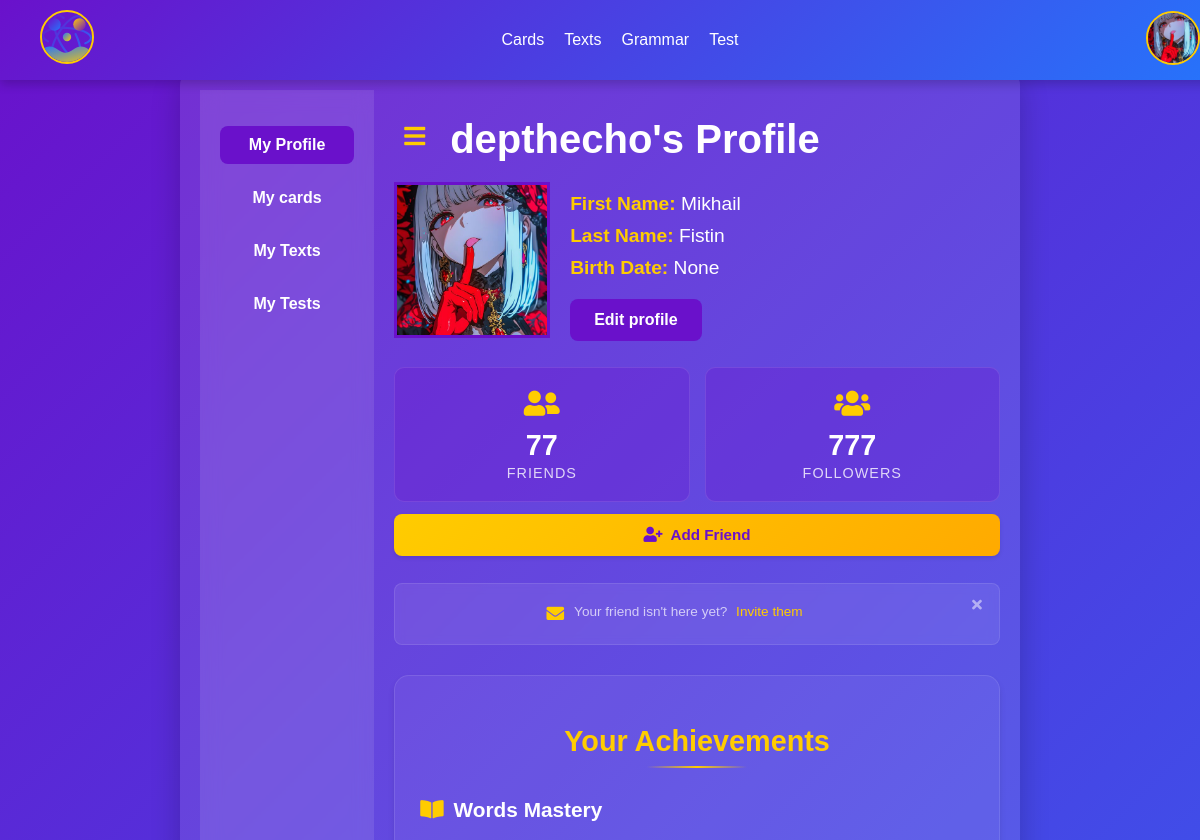
The page /profile/ (signed in, upper part) on the database as committed earlier.
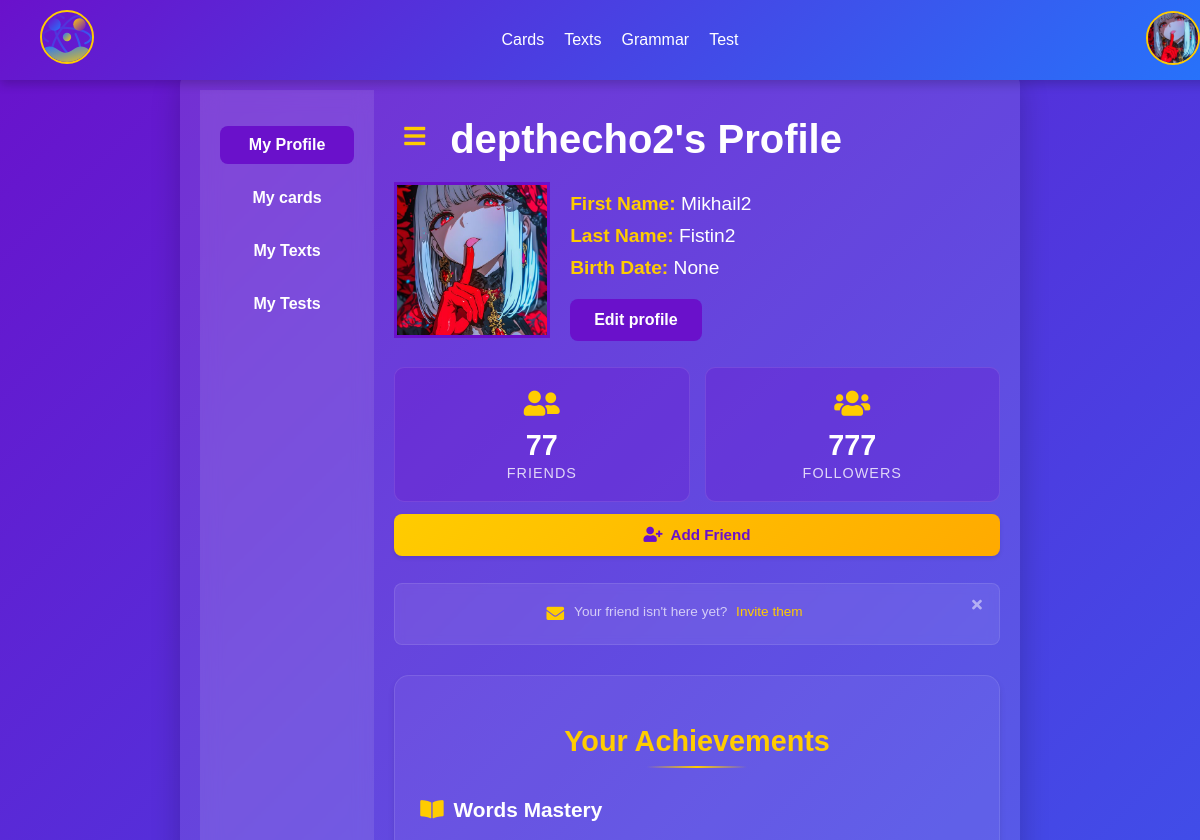
The same page on the database as committed later.
### profilepage/models.py (models this page shows, shortened)
class Profile(models.Model):
    user = models.OneToOneField(settings.AUTH_USER_MODEL, on_delete=models.CASCADE, related_name='profile')
    username = models.CharField(max_length=150, verbose_name='Username')
    email = models.EmailField(verbose_name='Email')
    first_name = models.CharField(max_length=30, verbose_name='First Name')
    last_name = models.CharField(max_length=150, verbose_name='Last Name')
    words_learned = models.PositiveIntegerField(default=0, verbose_name='Words Learned')
    texts_read = models.PositiveIntegerField(default=0, verbose_name='Texts Read')
    tests_completed = models.PositiveIntegerField(default=0, verbose_name='Tests Completed')
    streak = models.PositiveIntegerField(default=0, verbose_name='Current Streak')
    friends_count = models.PositiveIntegerField(default=0, verbose_name='Friends Count')
    followers_count = models.PositiveIntegerField(default=0, verbose_name='Followers Count')
    avatar = models.ImageField(
        upload_to=avatar_upload_path,
        default='avatars/default_user.png',
        verbose_name='Avatar'
    )
    birth_date = models.DateField(null=True, blank=True, verbose_name='Birth Date')
    study_start_date = models.DateField(auto_now_add=True, verbose_name='Study Start Date', blank=True)
    hide_first_name = models.BooleanField(default=False, verbose_name='Hide First Name')
    hide_last_name = models.BooleanField(default=False, verbose_name='Hide Last Name')
    hide_birth_date = models.BooleanField(default=False, verbose_name='Hide Birth Date')
    bio = models.TextField(max_length=500, blank=True, verbose_name='Biography')
    website = models.URLField(blank=True, verbose_name='Website')
    location = models.CharField(max_length=100, blank=True, verbose_name='Location')
    def get_achievements(self, badge_type=None):
        achievements = Achievement.objects.filter(user=self.user)
        if badge_type:
            achievements = achievements.filter(badge_type=badge_type)
        return achievements

### profilepage/views.py (the view)
# urls.py: path('', views.profile_page, name='profile'),
@login_required
def profile_page(request):
    profile_service = ProfileService(request.user)
    user_profile = profile_service.get_or_create_profile()
    profile_service.check_achievements()
    return render(request, 'profilepage/profile_page.html', {
        'profile': user_profile,
        'achievements': user_profile.get_achievements()
    })

### profilepage/services.py (called while the page is built)
    @classmethod
    def check_achievements(cls, user, profile):
        for badge_type in cls.ACHIEVEMENT_THRESHOLDS:
            cls._check_single_type(user, profile, badge_type)

    @classmethod
    def _check_single_type(cls, user, profile, badge_type):
        current_value = getattr(profile,
                                f"{badge_type}_learned" if badge_type == 'words' else f"{badge_type}_read" if badge_type == 'texts' else f"{badge_type}_completed")
        for level, threshold in cls.ACHIEVEMENT_THRESHOLDS[badge_type].items():
            if current_value >= threshold:
                Achievement.objects.get_or_create(
                    user=user,
                    badge_type=badge_type,
                    level=level,
                    defaults={'achieved_at': timezone.now()}
                )

    def get_or_create_profile(self):
        profile, _ = Profile.objects.get_or_create(
            user=self.user,
            defaults={
                'username': self.user.username,
                'email': self.user.email,
                'first_name': '',
                'last_name': ''
            }
        )
        return profile

### profilepage/templates/profilepage/profile_page.html (shortened to what this page needs)
{% extends 'mainpage/base.html' %}
{% load static %}
{% load profile_tags %}
{% block extra_css %}
    <link rel="stylesheet" href="{% static 'style/navbar.css' %}">
    <link rel="stylesheet" href="{% static 'style/profile.css' %}">
    <link rel="stylesheet" href="https://cdnjs.cloudflare.com/ajax/libs/font-awesome/5.15.4/css/all.min.css">
{% endblock %}
{% block content %}
{% include 'mainpage/navbar.html' %}
<div class="main-container">
    <div class="profile-container">
        {% include 'profilepage/sidebar.html' %}
        <div class="profile-content-wrapper">
            <div class="header-with-toggle">
                <button class="sidebar-toggle" id="sidebarToggle">
                    <i class="fas fa-bars"></i>
                </button>
                <h1>{{ profile.username }}'s Profile</h1>
            </div>
            <div class="profile-content">
                <div class="avatar-container">
                    <img src="{{ profile.avatar.url }}" alt="User Avatar" class="avatar-img">
                </div>
                <div class="user-info">
                    <p><strong>First Name:</strong> {{ profile.first_name }}</p>
                    <p><strong>Last Name:</strong> {{ profile.last_name }}</p>
                    <p><strong>Birth Date:</strong> {{ profile.birth_date }}</p>
                    <div class="buttons">
                        <a href="{% url 'update_profile' %}" class="cta-button">Edit profile</a>
                    </div>
                </div>
            </div>
            {% include 'profilepage/social_stats.html' %}
            <div class="achievements-section">
                <h2>Your Achievements</h2>
                <div class="badge-category">
                    <h3><i class="fas fa-book-open"></i> Words Mastery</h3>
                </div>
            </div>
        </div>
    </div>
</div>
{% endblock %}

### profilepage/templates/profilepage/social_stats.html
<div class="social-stats">
    <div class="social-stats-top">
        <div class="social-stat-item">
            <div class="social-stat-icon">
                <i class="fas fa-user-friends"></i>
            </div>
            <div class="social-stat-info">
                <p class="social-stat-number">{{ profile.friends_count }}</p>
                <p class="social-stat-label">Friends</p>
            </div>
        </div>
        <div class="social-stat-item">
            <div class="social-stat-icon">
                <i class="fas fa-users"></i>
            </div>
            <div class="social-stat-info">
                <p class="social-stat-number">{{ profile.followers_count }}</p>
                <p class="social-stat-label">Followers</p>
            </div>
        </div>
    </div>
    <button class="add-friend-button">
        <i class="fas fa-user-plus"></i>
        Add Friend
    </button>
    <div class="invite-notification" id="inviteNotification">
        <button class="close-invite-btn" id="closeInviteBtn">
            <i class="fas fa-times"></i>
        </button>
        <div class="invite-content">
            <i class="fas fa-envelope invite-icon"></i>
            <p class="invite-text">
                Your friend isn't here yet?
                <a href="#" class="invite-link">Invite them</a>
            </p>
        </div>
    </div>
</div>

Rows that differ between the two databases and show on the page:
changed Profile "None": username "depthecho" → "depthecho2"; first_name "Mikhail" → "Mikhail2"; last_name "Fistin" → "Fistin2"
